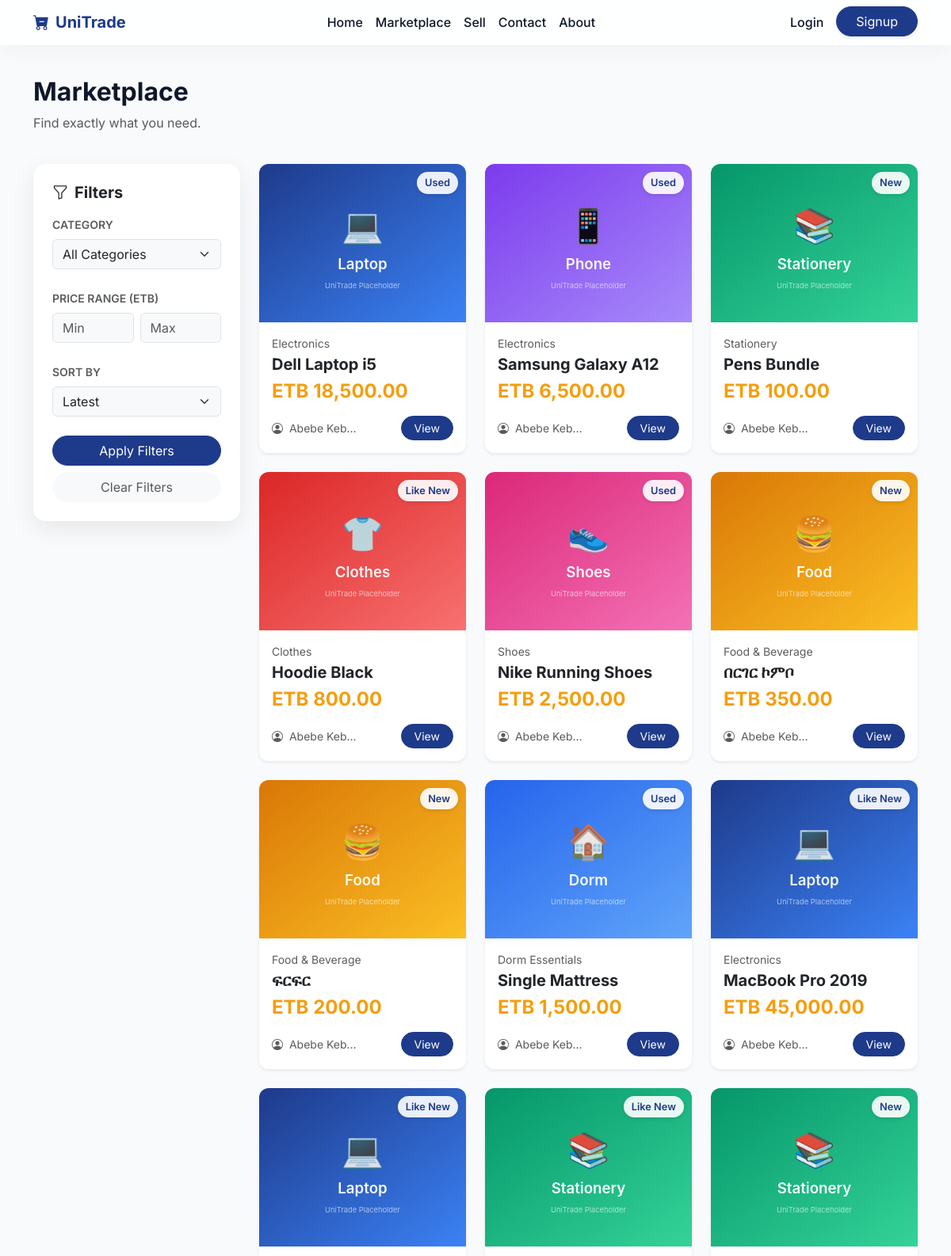
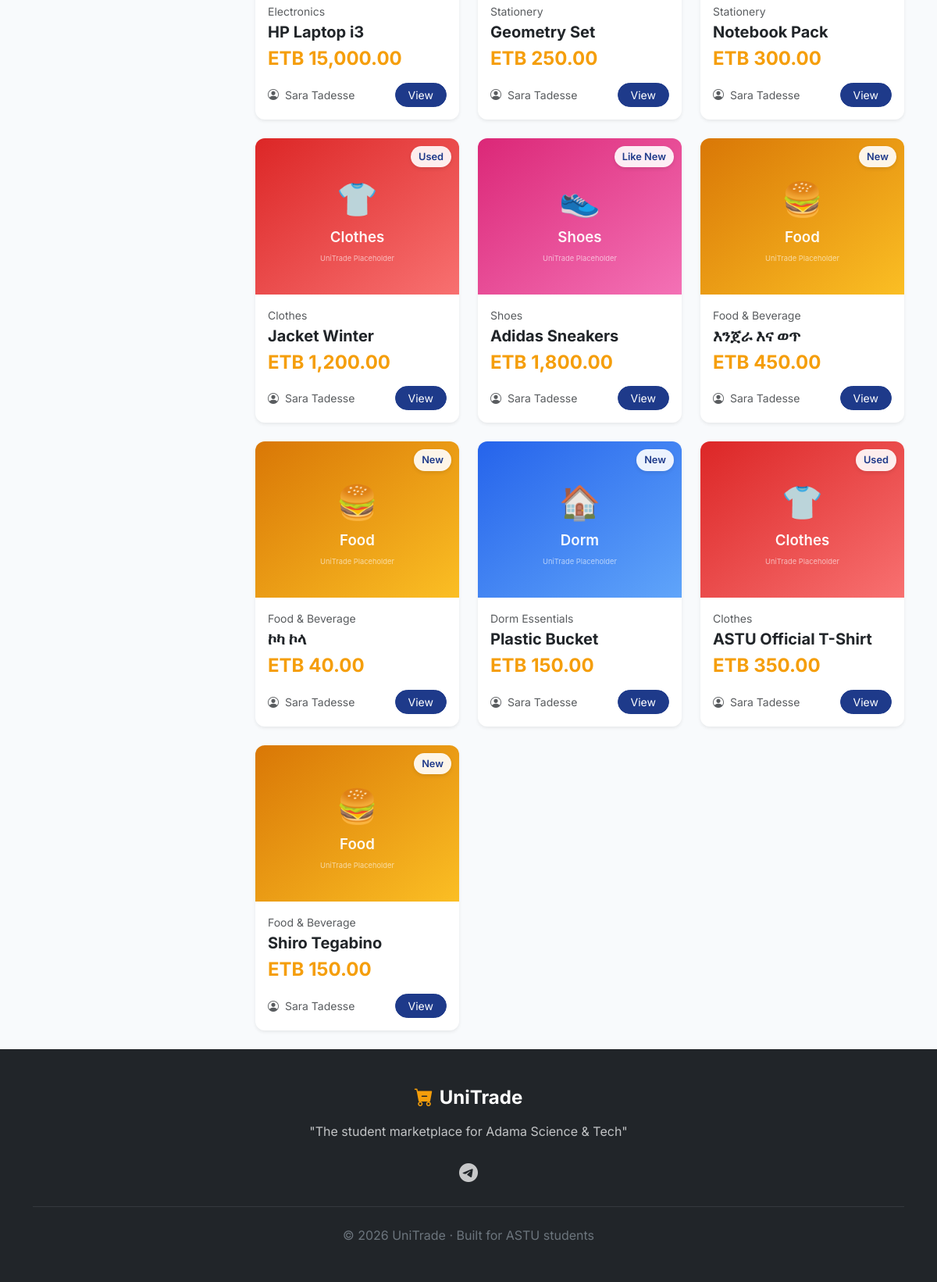
The page /marketplace.php on the database its author committed (2 pictures, top to bottom).
### tables this page shows
CREATE TABLE `items` (
  `id` int(11) NOT NULL AUTO_INCREMENT,
  `user_id` int(11) NOT NULL,
  `category_id` int(11) NOT NULL,
  `title` varchar(255) NOT NULL,
  `description` text NOT NULL,
  `price` decimal(10,2) NOT NULL,
  `condition_type` varchar(50) NOT NULL,
  `status` enum('pending','approved','rejected') DEFAULT 'pending',
  `image` varchar(255) NOT NULL,
  `created_at` timestamp DEFAULT current_timestamp(),
  PRIMARY KEY (`id`),
  KEY `user_id` (`user_id`),
  KEY `category_id` (`category_id`),
  CONSTRAINT `items_ibfk_1` FOREIGN KEY (`user_id`) REFERENCES `users` (`id`) ON DELETE CASCADE,
  CONSTRAINT `items_ibfk_2` FOREIGN KEY (`category_id`) REFERENCES `categories` (`id`) ON DELETE CASCADE
);

CREATE TABLE `categories` (
  `id` int(11) NOT NULL AUTO_INCREMENT,
  `name` varchar(100) NOT NULL,
  `description` text DEFAULT NULL,
  `icon` varchar(50) DEFAULT NULL,
  `image` varchar(255) DEFAULT NULL,
  PRIMARY KEY (`id`)
);

CREATE TABLE `users` (
  `id` int(11) NOT NULL AUTO_INCREMENT,
  `full_name` varchar(255) NOT NULL,
  `email` varchar(255) NOT NULL,
  `password` varchar(255) NOT NULL,
  `telegram_username` varchar(100) NOT NULL,
  `phone` varchar(20) NOT NULL,
  `department` varchar(100) NOT NULL,
  `ugr_id` varchar(50) NOT NULL,
  `profile_image` varchar(255) DEFAULT 'default.png',
  `role` enum('student','admin') DEFAULT 'student',
  `is_verified` tinyint(1) DEFAULT 0,
  `created_at` timestamp DEFAULT current_timestamp(),
  PRIMARY KEY (`id`),
  UNIQUE KEY `email` (`email`)
);

### includes/auth.php (called while the page is built, shortened)
<?php
function isLoggedIn() {
    return isset($_SESSION['user_id']);
}
?>

### marketplace.php (the view, shortened to what this page needs)
<?php
require_once 'includes/db.php';
require_once 'includes/header.php';
$whereClause = ["i.status = 'approved'"];
$params = [];
$orderBy = "ORDER BY i.created_at DESC";
$whereSQL = implode(' AND ', $whereClause);
$query = "SELECT i.*, c.name as category_name, u.full_name as seller_name
          FROM items i
          JOIN categories c ON i.category_id = c.id
          JOIN users u ON i.user_id = u.id
          WHERE $whereSQL
          $orderBy";
$stmt = $pdo->prepare($query);
$stmt->execute($params);
$items = $stmt->fetchAll();
?>
<div class="container py-4 mt-3">
    <div class="row mb-4">
        <div class="col-12">
            <h2 class="fw-bold">Marketplace</h2>
            <p class="text-muted">Find exactly what you need.</p>
        </div>
    </div>
    <div class="row">
        <div class="col-lg-3 mb-4">
            <div class="card glass-card border-0 p-4 sticky-top" style="top: 100px; z-index: 1;">
                <h5 class="fw-bold mb-3"><i class="bi bi-funnel me-2"></i>Filters</h5>
                <form action="marketplace.php" method="GET">
                    <div class="mb-4">
                        <label class="form-label fw-semibold small text-muted text-uppercase">Category</label>
                        <select name="category" class="form-select bg-light">
                            <option value="">All Categories</option>
                        </select>
                    </div>
                    <div class="mb-4">
                        <label class="form-label fw-semibold small text-muted text-uppercase">Price Range (ETB)</label>
                        <div class="d-flex gap-2">
                            <input type="number" name="min_price" class="form-control bg-light" placeholder="Min" value="<?= htmlspecialchars($_GET['min_price'] ?? '') ?>">
                            <input type="number" name="max_price" class="form-control bg-light" placeholder="Max" value="<?= htmlspecialchars($_GET['max_price'] ?? '') ?>">
                        </div>
                    </div>
                    <div class="mb-4">
                        <label class="form-label fw-semibold small text-muted text-uppercase">Sort By</label>
                        <select name="sort" class="form-select bg-light">
                            <option value="latest" <?= (isset($_GET['sort']) && $_GET['sort'] == 'latest') ? 'selected' : '' ?>>Latest</option>
                        </select>
                    </div>
                    <div class="d-grid gap-2">
                        <button type="submit" class="btn btn-primary rounded-pill">Apply Filters</button>
                        <a href="marketplace.php" class="btn btn-light rounded-pill text-muted">Clear Filters</a>
                    </div>
                </form>
            </div>
        </div>
        <div class="col-lg-9">
            <div class="row g-4">
                <?php if (count($items) > 0): ?>
                    <?php foreach ($items as $item): ?>
                    <div class="col-md-4 col-sm-6">
                        <div class="card item-card h-100 shadow-sm hover-lift">
                            <div class="position-relative">
                                <img src="uploads/<?= htmlspecialchars($item['image']) ?>" class="card-img-top" alt="<?= htmlspecialchars($item['title']) ?>" onerror="this.src='https://via.placeholder.com/400x300?text=No+Image'">
                                <span class="condition-badge text-primary"><?= htmlspecialchars($item['condition_type']) ?></span>
                            </div>
                            <div class="card-body d-flex flex-column">
                                <div class="text-muted small mb-1"><?= htmlspecialchars($item['category_name']) ?></div>
                                <h5 class="card-title fw-bold mb-2 text-truncate"><?= htmlspecialchars($item['title']) ?></h5>
                                <h4 class="text-accent fw-bold mb-3">ETB <?= number_format($item['price'], 2) ?></h4>
                                <div class="mt-auto d-flex align-items-center justify-content-between">
                                    <div class="small text-muted text-truncate w-50">
                                        <i class="bi bi-person-circle me-1"></i> <?= htmlspecialchars($item['seller_name']) ?>
                                    </div>
                                    <a href="item.php?id=<?= $item['id'] ?>" class="btn btn-sm btn-primary rounded-pill px-3">View</a>
                                </div>
                            </div>
                        </div>
                    </div>
                    <?php endforeach; ?>
                <?php endif; ?>
            </div>
        </div>
    </div>
</div>
<?php require_once 'includes/footer.php'; ?>

### includes/header.php (shortened to what this page needs)
<?php
require_once 'auth.php';
$base_url = '/unitrade';
?>
<!DOCTYPE html>
<html lang="en">
<head>
    <link href="https://cdn.jsdelivr.net/npm/bootstrap@5.3.2/dist/css/bootstrap.min.css" rel="stylesheet">
    <link rel="stylesheet" href="https://cdn.jsdelivr.net/npm/bootstrap-icons@1.11.1/font/bootstrap-icons.css">
    <link rel="stylesheet" href="<?= $base_url ?>/css/style.css">
</head>
<body>
<nav class="navbar navbar-expand-lg sticky-top glass-navbar">
    <div class="container">
        <a class="navbar-brand fw-bold text-primary brand-logo" href="<?= $base_url ?>/index.php">
            <i class="bi bi-cart-dash-fill me-2"></i>UniTrade
        </a>
        <div class="collapse navbar-collapse" id="navbarNav">
            <ul class="navbar-nav mx-auto">
                <li class="nav-item">
                    <a class="nav-link hover-underline" href="<?= $base_url ?>/index.php">Home</a>
                </li>
                <li class="nav-item">
                    <a class="nav-link hover-underline" href="<?= $base_url ?>/marketplace.php">Marketplace</a>
                </li>
                <li class="nav-item">
                    <a class="nav-link hover-underline" href="<?= $base_url ?>/sell.php">Sell</a>
                </li>
                <li class="nav-item">
                    <a class="nav-link hover-underline" href="<?= $base_url ?>/contact.php">Contact</a>
                </li>
                <li class="nav-item">
                    <a class="nav-link hover-underline" href="<?= $base_url ?>/about.php">About</a>
                </li>
            </ul>
            <ul class="navbar-nav">
                <?php if (isLoggedIn()): ?>
                    <?php if (isAdmin()): ?>
                        <li class="nav-item">
                            <a class="nav-link hover-underline text-accent fw-bold" href="<?= $base_url ?>/admin/dashboard.php">Admin Panel</a>
                        </li>
                    <?php endif; ?>
                    <li class="nav-item">
                        <a class="nav-link hover-underline" href="<?= $base_url ?>/profile.php">Profile</a>
                    </li>
                    <li class="nav-item">
                        <a class="btn btn-primary rounded-pill px-4 ms-2 shadow-sm" href="<?= $base_url ?>/logout.php">Logout</a>
                    </li>
                <?php else: ?>
                    <li class="nav-item">
                        <a class="nav-link hover-underline" href="<?= $base_url ?>/login.php">Login</a>
                    </li>
                    <li class="nav-item">
                        <a class="btn btn-primary rounded-pill px-4 ms-2 shadow-sm" href="<?= $base_url ?>/signup.php">Signup</a>
                    </li>
                <?php endif; ?>
            </ul>
        </div>
    </div>
</nav>

### includes/footer.php (shortened to what this page needs)
<footer class="footer mt-auto py-5 bg-dark text-white">
    <div class="container text-center">
        <h4 class="fw-bold mb-3"><i class="bi bi-cart-dash-fill text-accent me-2"></i>UniTrade</h4>
        <p class="mb-4 text-light opacity-75">"The student marketplace for Adama Science & Tech"</p>
        <div class="d-flex justify-content-center gap-3 mb-4">
            <a href="https://t.me/unitrade_support" target="_blank" class="text-white opacity-75 hover-opacity-100 transition">
                <i class="bi bi-telegram fs-4"></i>
            </a>
        </div>
        <hr class="border-secondary mb-4">
        <p class="mb-0 text-secondary">&copy; 2026 UniTrade &middot; Built for ASTU students</p>
    </div>
</footer>
</body>
</html>

### css/style.css (style rules this page uses)
:root { --primary-color: #1E3A8A; --accent-color: #F59E0B; --bg-color: #F8FAFC; --text-color: #0F172A; --white: #FFFFFF; }
body { font-family: 'Inter', sans-serif; background-color: var(--bg-color); color: var(--text-color); display: flex; flex-direction: column; min-height: 100vh; }
.text-primary { color: var(--primary-color) !important; }
.btn-primary { background-color: var(--primary-color); border-color: var(--primary-color); transition: all 0.3s ease; }
.text-accent { color: var(--accent-color) !important; }
.glass-navbar { background: rgba(255, 255, 255, 0.85); backdrop-filter: blur(10px); -webkit-backdrop-filter: blur(10px); border-bottom: 1px solid rgba(255, 255, 255, 0.3); box-shadow: 0 4px 30px rgba(0, 0, 0, 0.05); }
.hover-underline { position: relative; color: var(--text-color); font-weight: 500; }
.hover-underline::after { content: ''; position: absolute; width: 0; height: 2px; bottom: 0; left: 50%; background-color: var(--primary-color); transition: all 0.3s ease-in-out; transform: translateX(-50%); }
.glass-card { background: rgba(255, 255, 255, 0.9); backdrop-filter: blur(10px); border: 1px solid rgba(255, 255, 255, 0.5); border-radius: 16px; box-shadow: 0 10px 30px rgba(0, 0, 0, 0.08); }
.hover-lift { transition: transform 0.3s ease, box-shadow 0.3s ease; }
.item-card { border: none; border-radius: 12px; overflow: hidden; background: var(--white); }
.item-card img { height: 200px; object-fit: cover; transition: transform 0.5s ease; }
.condition-badge { position: absolute; top: 10px; right: 10px; background: rgba(255, 255, 255, 0.9); padding: 4px 10px; border-radius: 20px; font-size: 0.8rem; font-weight: 600; box-shadow: 0 2px 5px rgba(0,0,0,0.1); }
.transition { transition: all 0.3s ease; }

### rows shown on the page
items: image (placeholder picture), condition_type "Used", category.name "Electronics", title "Dell Laptop i5", price "18,500.00", user.full_name "Abebe Keb…"
items: image (placeholder picture), condition_type "Used", category.name "Electronics", title "Samsung Galaxy A12", price "6,500.00", user.full_name "Abebe Keb…"
items: image (placeholder picture), condition_type "New", category.name "Stationery", title "Pens Bundle", price "100.00", user.full_name "Abebe Keb…"
items: image (placeholder picture), condition_type "Like New", category.name "Clothes", title "Hoodie Black", price "800.00", user.full_name "Abebe Keb…"
items: image (placeholder picture), condition_type "Used", category.name "Shoes", title "Nike Running Shoes", price "2,500.00", user.full_name "Abebe Keb…"
items: image (placeholder picture), condition_type "New", category.name "Food & Beverage", title "በርገር ኮምቦ", price "350.00", user.full_name "Abebe Keb…"
items: image (placeholder picture), condition_type "New", category.name "Food & Beverage", title "ፍርፍር", price "200.00", user.full_name "Abebe Keb…"
items: image (placeholder picture), condition_type "Used", category.name "Dorm Essentials", title "Single Mattress", price "1,500.00", user.full_name "Abebe Keb…"
items: image (placeholder picture), condition_type "Like New", category.name "Electronics", title "MacBook Pro 2019", price "45,000.00", user.full_name "Abebe Keb…"
items: image (placeholder picture), condition_type "Like New", category.name "Electronics", title "HP Laptop i3", price "15,000.00", user.full_name "Sara Tadesse"
items: image (placeholder picture), condition_type "Like New", category.name "Stationery", title "Geometry Set", price "250.00", user.full_name "Sara Tadesse"
items: image (placeholder picture), condition_type "New", category.name "Stationery", title "Notebook Pack", price "300.00", user.full_name "Sara Tadesse"
items: image (placeholder picture), condition_type "Used", category.name "Clothes", title "Jacket Winter", price "1,200.00", user.full_name "Sara Tadesse"
items: image (placeholder picture), condition_type "Like New", category.name "Shoes", title "Adidas Sneakers", price "1,800.00", user.full_name "Sara Tadesse"
items: image (placeholder picture), condition_type "New", category.name "Food & Beverage", title "እንጀራ እና ወጥ", price "450.00", user.full_name "Sara Tadesse"
items: image (placeholder picture), condition_type "New", category.name "Food & Beverage", title "ኮካ ኮላ", price "40.00", user.full_name "Sara Tadesse"
items: image (placeholder picture), condition_type "New", category.name "Dorm Essentials", title "Plastic Bucket", price "150.00", user.full_name "Sara Tadesse"
items: image (placeholder picture), condition_type "Used", category.name "Clothes", title "ASTU Official T-Shirt", price "350.00", user.full_name "Sara Tadesse"
items: image (placeholder picture), condition_type "New", category.name "Food & Beverage", title "Shiro Tegabino", price "150.00", user.full_name "Sara Tadesse"
